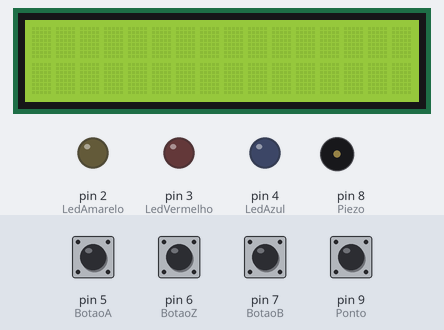
The sketch below on a simulated Arduino Uno, built with avr-gcc and run on an emulated ATmega328P. Parts: 16×2 character LCD, output pins drawn as LEDs (lit = HIGH), buzzer (waves = sounding). Dashed ring = blinking. The test bench sets the inputs (shaded band); at power-on: pin 5 (BotaoA), pin 6 (BotaoZ), pin 7 (BotaoB), pin 9 (Ponto) HIGH.

Above: at 1.2 s.
1.3 s: pin 5 (BotaoA) pulled LOW for 0.15 s
At 1.9 s:
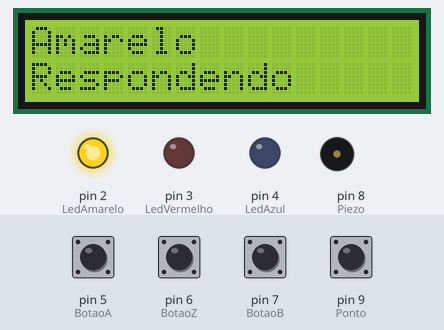
3.0 s: pin 6 (BotaoZ) pulled LOW for 0.15 s
At 5.0 s:
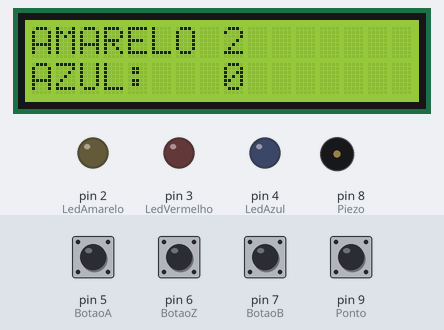
5.3 s: pin 7 (BotaoB) pulled LOW for 1 s
At 7.5 s:
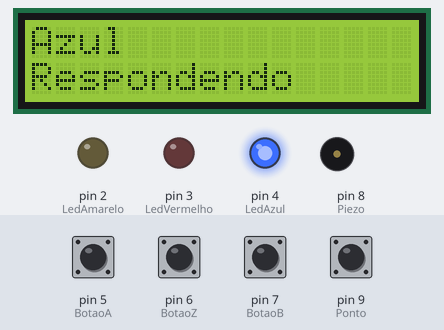
7.8 s: pin 6 (BotaoZ) pulled LOW for 1 s
At 8.5 s:
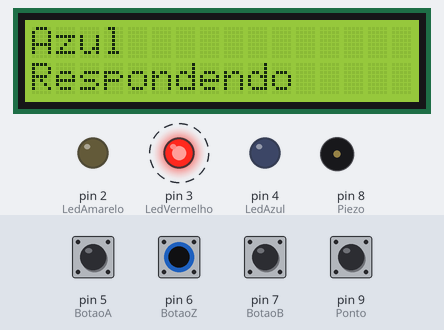
10.3 s: pin 5 (BotaoA) pulled LOW for 1 s
At 10.6 s:
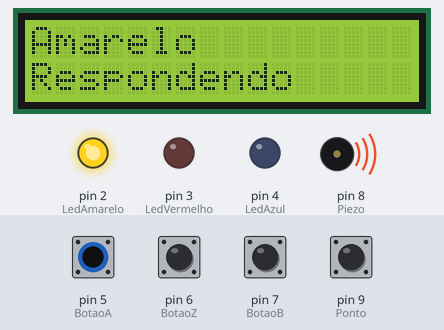
12.8 s: pin 7 (BotaoB) pulled LOW for 0.15 s
At 12.97 s:
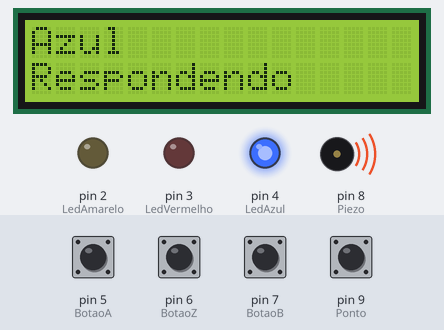
Timing chart, 0 to 15.4 s (numbered marks = the images above; inputs shaded):
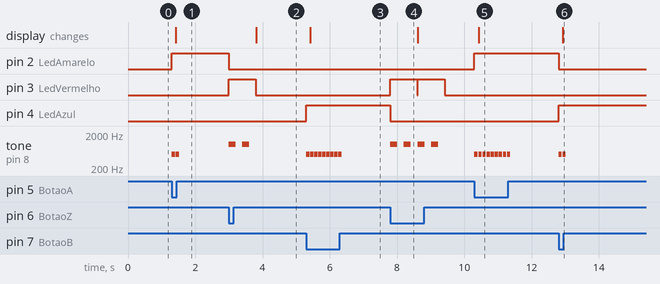

The sketch:

passaOuRepassa.ino
```cpp
#include <LiquidCrystal_I2C.h>
#include <Wire.h>
#define LedAmarelo 2
#define LedVermelho 3
#define LedAzul 4
#define BotaoA 5
#define BotaoB 7
#define BotaoZ 6
#define Piezo 8
#define Ponto 9

int pontoAmarelo=0;
int pontoAzul=0;

LiquidCrystal_I2C lcd(0x20, 16, 2);

bool ledAmareloAceso = false;
bool ledAzulAceso = false;


void setup()
{
  pinMode (LedAmarelo, OUTPUT);
  pinMode (LedVermelho, OUTPUT);
  pinMode (LedAzul, OUTPUT);
  pinMode (BotaoA, INPUT_PULLUP);
  pinMode (BotaoB, INPUT_PULLUP);
  pinMode (BotaoZ, INPUT_PULLUP);
  pinMode (Piezo, OUTPUT);
  pinMode (Ponto, INPUT_PULLUP);

   digitalWrite(LedAmarelo, LOW);
   digitalWrite(LedAzul, LOW);
   digitalWrite(LedVermelho, LOW);
   digitalWrite(Piezo, LOW);

   lcd.init();
   lcd.clear();
   lcd.backlight();

}

void loop()
{

  if (digitalRead(BotaoA) == LOW) {

    digitalWrite(LedAmarelo, HIGH);
    digitalWrite(LedAzul, LOW);
    tone(Piezo, 500);
    delay(100);
    noTone(Piezo);
    ledAmareloAceso = true;
    ledAzulAceso = false;
    lcd.clear();
    lcd.setCursor(0, 0);
    lcd.print("Amarelo");
    lcd.setCursor(0, 1);
    lcd.print("Respondendo");

    if (digitalRead(Ponto) == HIGH){
            pontoAmarelo++;
    }

}
  if (digitalRead(BotaoB) == LOW) {

    digitalWrite(LedAzul, HIGH);
    digitalWrite(LedAmarelo, LOW);
    tone(Piezo, 500);
    delay(100);
    noTone(Piezo);
    ledAzulAceso = true;
    ledAmareloAceso = false;
    lcd.clear();
    lcd.setCursor(0, 0);
    lcd.print("Azul");
    lcd.setCursor(0, 1);
    lcd.print("Respondendo");
    if (digitalRead(Ponto) == HIGH){
            pontoAzul++;
    }

  }

  if (digitalRead(BotaoZ) == LOW) {

    digitalWrite(LedAmarelo, LOW);
    digitalWrite(LedAzul, LOW);
    digitalWrite(LedVermelho, HIGH);
    tone(Piezo, 1000);
    delay(200);
    noTone(Piezo);
    delay(200);
    tone(Piezo, 1000);
    delay(200);
    noTone(Piezo);
    delay(200);
    digitalWrite(LedVermelho, LOW);
    lcd.clear();
    lcd.setCursor(0, 0);
    lcd.print("AMARELO");
    lcd.setCursor(8, 0);
    lcd.print(pontoAmarelo);
    lcd.setCursor(0, 1);
    lcd.print("AZUL:");
    lcd.setCursor(8, 1);
    lcd.print(pontoAzul);
  }
}
```

Measured:
- after the input at 1.3 s, pin 2 (LedAmarelo): LOW → HIGH at once; tone on pin 8 (Piezo): alternates 500 Hz for 0.10 s and silent for 0.02 s, 4 changes in all, then stays silent, starting at once; the display: changes after 0.12 s (image 1)
- after the input at 3.0 s, pin 2 (LedAmarelo): HIGH → LOW at once; pin 3 (LedVermelho): LOW → HIGH at once, → LOW 0.80 s later; tone on pin 8 (Piezo): alternates 1000 Hz for 0.20 s and silent for 0.20 s, 4 changes in all, then stays silent, starting at once; the display: changes after 0.82 s (image 2)
- after the input at 5.3 s, pin 4 (LedAzul): LOW → HIGH at once; tone on pin 8 (Piezo): alternates 500 Hz for 0.10 s and silent for 0.02 s, 18 changes in all, then stays silent, starting at once; the display: changes after 0.12 s (image 3)
- after the input at 7.8 s, pin 3 (LedVermelho): alternates HIGH for 0.80 s and LOW for 0.02 s, starting at once; pin 4 (LedAzul): HIGH → LOW at once; tone on pin 8 (Piezo): alternates 1000 Hz for 0.20 s and silent for 0.20 s, 8 changes in all, then stays silent, starting at once
- after the input at 10.3 s, pin 2 (LedAmarelo): LOW → HIGH at once; tone on pin 8 (Piezo): alternates 500 Hz for 0.10 s and silent for 0.02 s, 18 changes in all, then stays silent, starting at once; the display: changes after 0.12 s (image 5)
- after the input at 12.8 s, pin 2 (LedAmarelo): HIGH → LOW at once; pin 4 (LedAzul): LOW → HIGH at once; tone on pin 8 (Piezo): alternates 500 Hz for 0.10 s and silent for 0.02 s, 4 changes in all, then stays silent, starting at once; the display: changes after 0.12 s (image 6)
